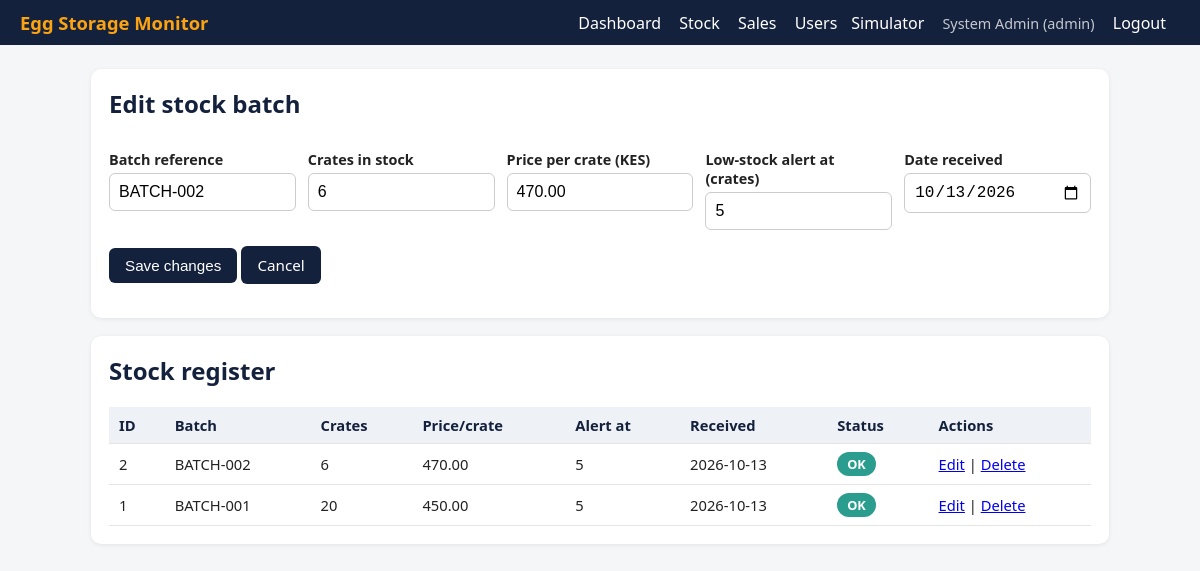
Screenshot of /stock.php?edit=2 (signed in) with the database file from the repository.
### tables this page shows
CREATE TABLE IF NOT EXISTS stock_registers (
  id              INT AUTO_INCREMENT PRIMARY KEY,
  batch_ref       VARCHAR(50) NOT NULL,
  crates_in_stock INT NOT NULL DEFAULT 0,
  price_per_crate DECIMAL(10,2) NOT NULL,
  low_stock_level INT NOT NULL DEFAULT 5,         
  received_date   DATE NOT NULL,
  updated_at      TIMESTAMP NOT NULL DEFAULT CURRENT_TIMESTAMP ON UPDATE CURRENT_TIMESTAMP
);

### db.php (called while the page is built, shortened)
<?php
function db(): PDO {
    static $pdo = null;
    if ($pdo === null) {
        $dsn = 'mysql:host=' . DB_HOST . ';dbname=' . DB_NAME . ';charset=utf8mb4';
        $pdo = new PDO($dsn, DB_USER, DB_PASS, [
            PDO::ATTR_ERRMODE            => PDO::ERRMODE_EXCEPTION,
            PDO::ATTR_DEFAULT_FETCH_MODE => PDO::FETCH_ASSOC,
            PDO::ATTR_EMULATE_PREPARES   => false,
        ]);
    }
    return $pdo;
}

### auth.php (called while the page is built, shortened)
<?php
require_once __DIR__ . '/db.php';
function e($v): string { return htmlspecialchars((string)$v, ENT_QUOTES, 'UTF-8'); }

### stock.php (the view, shortened to what this page needs)
<?php
require_once __DIR__ . '/auth.php';
$edit = null;
if (isset($_GET['edit'])) {
    $st = db()->prepare('SELECT * FROM stock_registers WHERE id=?');
    $st->execute([(int)$_GET['edit']]);
    $edit = $st->fetch() ?: null;
}
$rows = db()->query('SELECT * FROM stock_registers ORDER BY id DESC')->fetchAll();
require __DIR__ . '/partials/header.php';
?>
<div class="card">
  <h2><?= $edit ? 'Edit stock batch' : 'Add stock batch' ?></h2>
  <form method="post">
    <div class="row">
      <div><label>Batch reference</label><input name="batch_ref" value="<?= e($edit['batch_ref'] ?? '') ?>" required></div>
      <div><label>Crates in stock</label><input type="number" min="0" name="crates_in_stock" value="<?= e($edit['crates_in_stock'] ?? '') ?>" required></div>
      <div><label>Price per crate (KES)</label><input type="number" step="0.01" min="0" name="price_per_crate" value="<?= e($edit['price_per_crate'] ?? '') ?>" required></div>
      <div><label>Low-stock alert at (crates)</label><input type="number" min="0" name="low_stock_level" value="<?= e($edit['low_stock_level'] ?? 5) ?>" required></div>
      <div><label>Date received</label><input type="date" name="received_date" value="<?= e($edit['received_date'] ?? date('Y-m-d')) ?>" required></div>
    </div>
    <p><button type="submit"><?= $edit ? 'Save changes' : 'Add batch' ?></button>
       <?php if ($edit): ?> <a class="btn" href="stock.php">Cancel</a><?php endif; ?></p>
  </form>
</div>
<div class="card">
  <h2>Stock register</h2>
  <table>
    <tr><th>ID</th><th>Batch</th><th>Crates</th><th>Price/crate</th><th>Alert at</th><th>Received</th><th>Status</th><th>Actions</th></tr>
    <?php foreach ($rows as $r): $isLow = $r['crates_in_stock'] <= $r['low_stock_level']; ?>
    <tr>
      <td><?= $r['id'] ?></td><td><?= e($r['batch_ref']) ?></td><td><?= $r['crates_in_stock'] ?></td>
      <td><?= number_format($r['price_per_crate'], 2) ?></td><td><?= $r['low_stock_level'] ?></td>
      <td><?= e($r['received_date']) ?></td>
      <td><span class="badge <?= $isLow ? 'warn' : 'ok' ?>"><?= $isLow ? 'LOW' : 'OK' ?></span></td>
      <td><a href="stock.php?edit=<?= $r['id'] ?>">Edit</a> | <a href="stock.php?delete=<?= $r['id'] ?>">Delete</a></td>
    </tr>
    <?php endforeach; ?>
  </table>
</div>
<?php require __DIR__ . '/partials/footer.php';

### assets/style.css (style rules this page uses)
:root { --navy:#14213d;--gold:#fca311;--teal:#2a9d8f;--bg:#f4f6f8;--red:#d62828;--green:#2a9d8f }
* { box-sizing:border-box }
body { margin:0;font-family:Segoe UI,Arial,sans-serif;background:var(--bg);color:#222 }
.card { background:#fff;border-radius:10px;padding:18px;box-shadow:0 1px 4px rgba(0,0,0,.08);margin-bottom:18px }
.card h2,.card h3 { margin-top:0;color:var(--navy) }
.badge { display:inline-block;padding:3px 10px;border-radius:12px;font-size:.8rem;font-weight:600;color:#fff }
.badge.ok { background:var(--green) }
label { display:block;margin:10px 0 4px;font-weight:600;font-size:.9rem }
input,select { width:100%;padding:9px;border:1px solid #ccc;border-radius:6px;font-size:1rem }
button,.btn { background:var(--navy);color:#fff;border:0;padding:9px 16px;border-radius:6px;cursor:pointer;font-size:.95rem;text-decoration:none;display:inline-block }
table { width:100%;border-collapse:collapse }
th,td { padding:8px 10px;border-bottom:1px solid #e5e5e5;text-align:left;font-size:.92rem }
th { background:#eef1f5;color:var(--navy) }
.row { display:flex;gap:12px;flex-wrap:wrap }
.row>div { flex:1;min-width:150px }

### rows the page displays
stock_registers: batch_ref "BATCH-002", crates_in_stock "6", price_per_crate "470.00", low_stock_level "5", received_date "10/13/2026", id "2", received_date "2026-10-13", shows "OK"
stock_registers: id "1", batch_ref "BATCH-001", crates_in_stock "20", price_per_crate "450.00", low_stock_level "5", received_date "2026-10-13", shows "OK"

### other values shown
$u['full_name'] "System Admin"
$u['role'] "admin"
